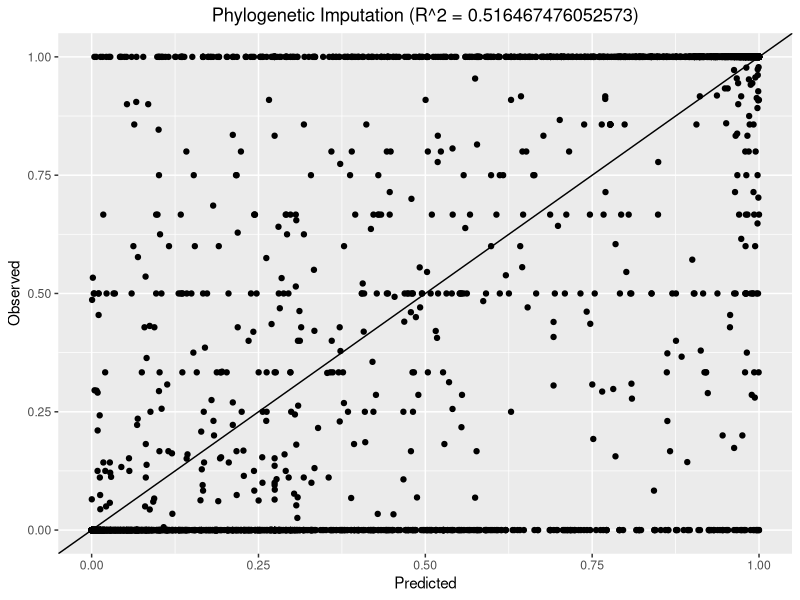

Write R code to recreate this figure. (Note: this script raises an error after producing the figure.)
library(ggplot2)
library(pROC)
# set working directory
setwd("~/MIT/Thesis/Code/Github/cnn_traits_dispersal/")
# read csv file
phylo <- read.csv("./data/target_test_phylo.csv", header = T, sep = ",")
direct_cnn <- read.csv("./data/Test_results_Unfreeze_152.csv", header = T, sep = ",")

# calculate r squared for phylo
# drop NA values
phylo <- phylo[complete.cases(phylo),]
phylo_r2 <- auc(phylo$biotic, phylo$biotic_pred)^2
phylo_r2
# calculate auc
direct_cnn <- auc(direct_cnn$test_ref, direct_cnn$test_pred_df)
direct_cnn

# plot predicted vs observed values
ggplot(data = phylo) + 
  geom_point(aes(x = biotic_pred, y = biotic)) + 
  geom_abline(intercept = 0, slope = 1) +
  labs(x = "Predicted", y = "Observed", title = paste0("Phylogenetic Imputation (R^2 = ", phylo_r2, ")")) +
  theme(plot.title = element_text(hjust = 0.5))

ggplot(data = direct_cnn) +
  geom_point(aes(x = test_pred_df, y = test_ref)) +
  geom_abline(intercept = 0, slope = 1) +
  labs(x = "Predicted", y = "Observed", title = paste0("Direct CNN (R^2 = ", direct_cnn_r2, ")")) +
  theme(plot.title = element_text(hjust = 0.5))
